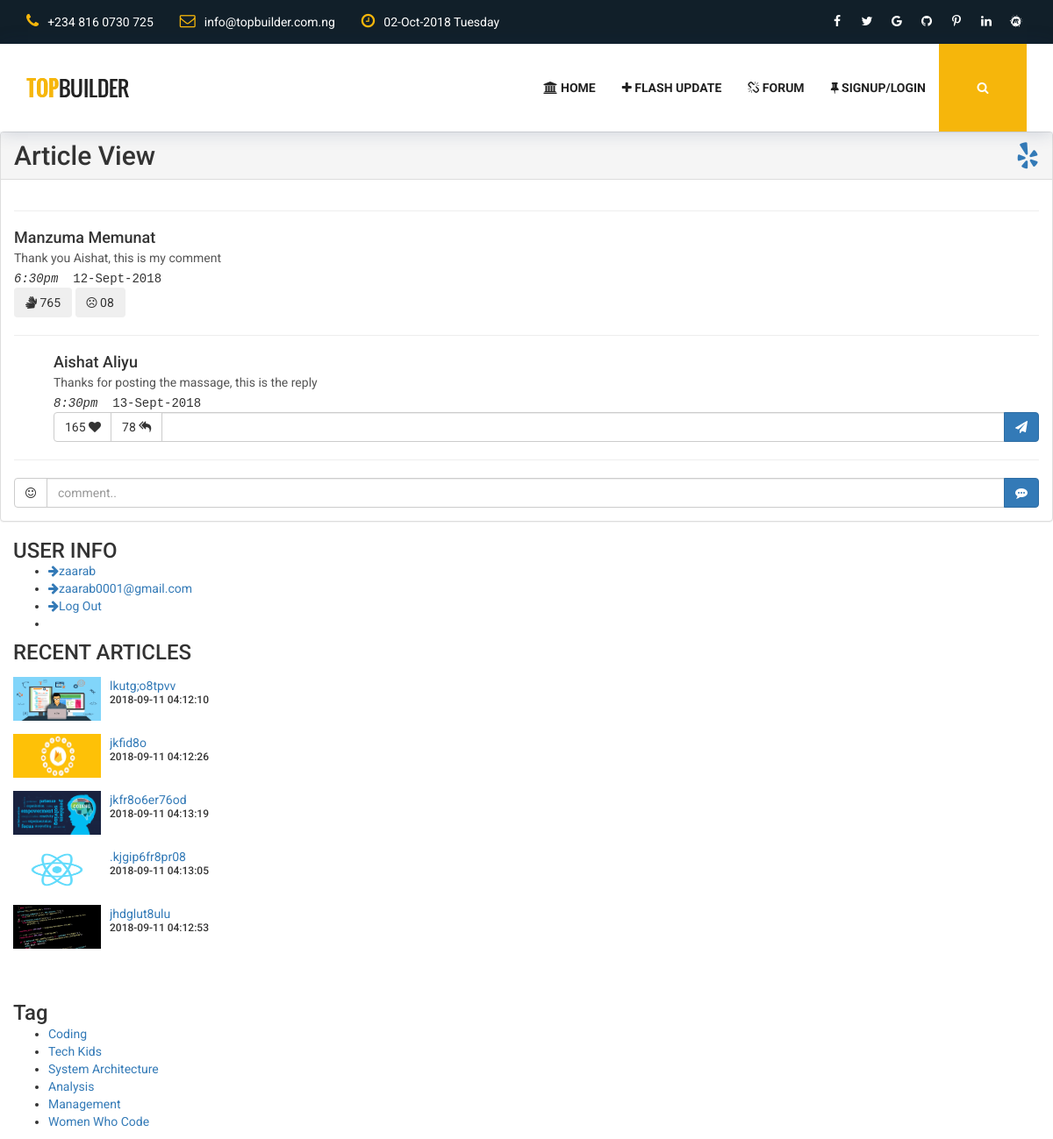
The app's page /womenintech.php (signed in) with its own data.
### tables this page shows
CREATE TABLE IF NOT EXISTS `post_article` (
  `post_id` int(11) NOT NULL AUTO_INCREMENT,
  `categories` varchar(250) NOT NULL,
  `title` varchar(300) NOT NULL,
  `description` mediumtext NOT NULL,
  `story` text NOT NULL,
  `image` varchar(300) NOT NULL,
  `posted_by` varchar(100) NOT NULL,
  `date_posted` timestamp NOT NULL DEFAULT CURRENT_TIMESTAMP ON UPDATE CURRENT_TIMESTAMP,
  PRIMARY KEY (`post_id`)
);

### womenintech.php (the view, shortened to what this page needs)
<?php
include('includes/dbconnect.php');
include ('includes/authentication.php');?>
<!DOCTYPE html>
<html lang="en">
<head>
	<?php include('includes/head.php');?>
</head>
<body>
	<?php include('includes/header.php');?>
    <section class="blog_all">
                     <div class="panel panel-default">
                                 <div class="panel-heading"><a href="" class="pull-right"><h2><i class="fa fa-yelp"></i></h2></a> <h2>Article View</h2></div>
                                  <div class="panel-body">
                                  <hr><h4>Manzuma Memunat</h4>
                                    <p>Thank you Aishat, this is my comment</p>
                                    <samp><em>6:30pm</em>&nbsp;&nbsp;12-Sept-2018</samp><br>
                                    <button name="clap" class="btn btn-md btn-light" type="button"><i class="fa fa-signing"></i> 765</button>
                                    <button name="clap" class="btn btn-md btn-light" type="button"><i class="fa fa-frown-o"></i> 08</button>
                                   <hr><div style="margin-left:45px">
                                            <h4>Aishat Aliyu</h4>
                                            <p>Thanks for posting the massage, this is the reply</p>
                                             <samp><em>8:30pm</em>&nbsp;&nbsp;13-Sept-2018</samp>
                                            <form>
                                            <div class="input-group">
                                              <div class="input-group-btn">
                                              <button class="btn btn-default">165 <i class="fa fa-heart"></i></button><button class="btn btn-default">78 <i class="fa fa-mail-reply-all"></i></button>
                                              </div>
                                              <input name="reply" type="text" class="form-control">
                                              <span class="input-group-btn"><button name="reply" class="btn btn-md btn-primary" type="button"><i class="fa fa-paper-plane"></i></button></span>
                                            </div>
                                            </form>
                                    </div>
                                    <hr>
                                    <form action="" method="post">
                                    <div class="input-group">
                                      <div class="input-group-btn">
                                      <button class="btn btn-default"><i class="fa fa-smile-o"></i></button>
                                      </div>
                                      <input type="text" name="comment" class="form-control" placeholder="comment..">
                                      <span class="input-group-btn"><button name="add" class="btn btn-md btn-primary" type="submit"><i class="fa fa-commenting"></i></button></span>
                                    </div>
                                    </form>
                                  </div>
                               </div>
                <div class="col-sm-4 widget_area">
                <div class="resent">
                        <h3>USER INFO</h3>
                        <ul class="architecture">
                            <li><a href="#"><i class="fa fa-arrow-right" aria-hidden="true"></i><?php
                           $user = $_SESSION['username'];
							echo $user;?></a></li>
                            <li><a href="#"><i class="fa fa-arrow-right" aria-hidden="true"></i><?php
							$mail = $_SESSION['email'];
							echo $mail;?></a></li>
                             <li><a href="logout.php"><i class="fa fa-arrow-right" aria-hidden="true"></i>Log Out</a></li>
                             <li></li>
                        </ul>
                    </div>
                    <div class="resent">
                        <h3>RECENT ARTICLES</h3>
                        <div class="media">
                             <?php
                        $sql = "SELECT * FROM post_article WHERE categories = 'Women_in_tech' ORDER BY post_id DESC LIMIT 5 ";
						$query = mysqli_query($connect, $sql);
					if($query){
					while($row = mysqli_fetch_array($query)){
					$pic = $row['image'];
					$check_pic = "admin/image/forum/$pic";
					$default_pic = "admin/image/forum/default_pic.jpg";
					$post_id = $row['post_id'];
					$title = $row['title'];
					$date_posted = $row['date_posted'];
					if (file_exists($check_pic)) {
						$post_pic = "<img src=\"$check_pic?\" width=\"100px\" height=\"50px\" />";
					} else {
						$post_pic = "<img src=\"$default_pic\" width=\"100px\" height=\"50px\" />";
					}
				?>
                        <div class="media">
                            <div class="media-left">
                                <a href="womenintech.php?women=34intech498ht62top1bui7lder=<?php echo $token.'&wid='.$post_id.'&token=26hytech6h50kay'; ?>"><?php echo $post_pic;?></a>
                            </div>
                            <div class="media-body">
                                <a href="womenintech.php?women=34intech498ht62top1bui7lder=<?php echo $token.'&wid='.$post_id.'&token=26hytech6h50kay'; ?>">  <?php echo $title;?></a>
                                <h6><?php echo $date_posted; ?></h6>
                            </div>
                        </div>
                       <?php
					}
				}
				  ?>
                  <br><br><br>
                    <div class="resent">
                        <h3>Tag</h3>
                        <ul class="tag">
                            <li><a href="#">Coding</a></li>
                            <li><a href="#">Tech Kids</a></li>
                            <li><a href="#">System Architecture</a></li>
                            <li><a href="#">Analysis</a></li>
                            <li><a href="#">Management</a></li>
                            <li><a href="#">Women Who Code</a></li>
                        </ul>
                    </div>
                </div>
            </div>
        </div>
    </section>
</body>
</html>

### css/style.css (style rules this page uses)
body { font-family: "Roboto", sans-serif; }
body h1, body h2, body h3, body h4, body h5, body h6 { margin: 0; }
body p { font-family: "Roboto", sans-serif; line-height: 26px; color: #555555; margin: 0; }
a, .btn, button { outline: none; transition: all 300ms linear 0s; }
a:before, a:after, .btn:before, .btn:after, button:before, button:after { transition: all 300ms linear 0s; }

### records on screen
post_article: image (picture), title "lkutg;o8tpvv", date_posted "2018-09-11 04:12:10"
post_article: image (picture), title "jkfid8o", date_posted "2018-09-11 04:12:26"
post_article: image (picture), title "jkfr8o6er76od", date_posted "2018-09-11 04:13:19"
post_article: image (picture), title ".kjgip6fr8pr08", date_posted "2018-09-11 04:13:05"
post_article: image (picture), title "jhdglut8ulu", date_posted "2018-09-11 04:12:53"

### other values on screen
$user "zaarab"
$mail "zaarab0001@gmail.com"
